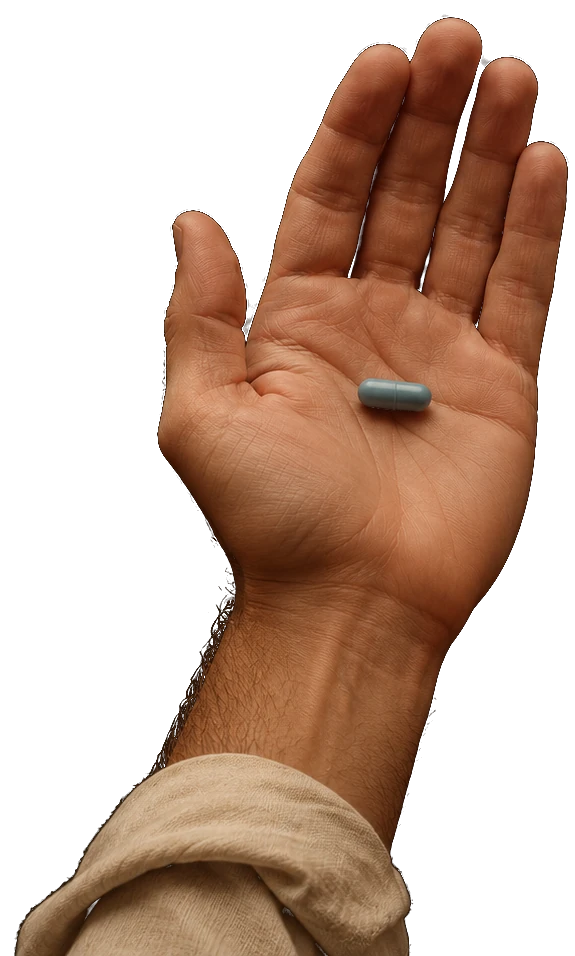
#> input picture bilder/hand-links.webp, 575 x 956 px
$ python haende-schneiden.py ../bilder/hand-links.webp
#> lines starting #> are read from the running program, lines starting #| are printed output that depends on the picture
"""Schneidet das Haende-Bild ("Die Wahl zwischen zwei Kapseln.png", von Lukas
in ChatGPT erzeugt) in zwei Haende mit durchsichtigem Hintergrund:
bilder/hand-links.webp und bilder/hand-rechts.webp.

Aufruf:  python3 werkzeuge/haende-schneiden.py <bild.png>
Gibt Groesse und Pillenmitte (in %) je Hand aus; die Prozentwerte gehoeren
als --px/--py in seite.css (.kunde__hand--links / --rechts), die Groesse als
width/height ins <img> in index.html."""
import os, sys
from PIL import Image

WURZEL = os.path.dirname(os.path.dirname(os.path.abspath(__file__)))
quelle = Image.open(sys.argv[1]).convert('RGB')
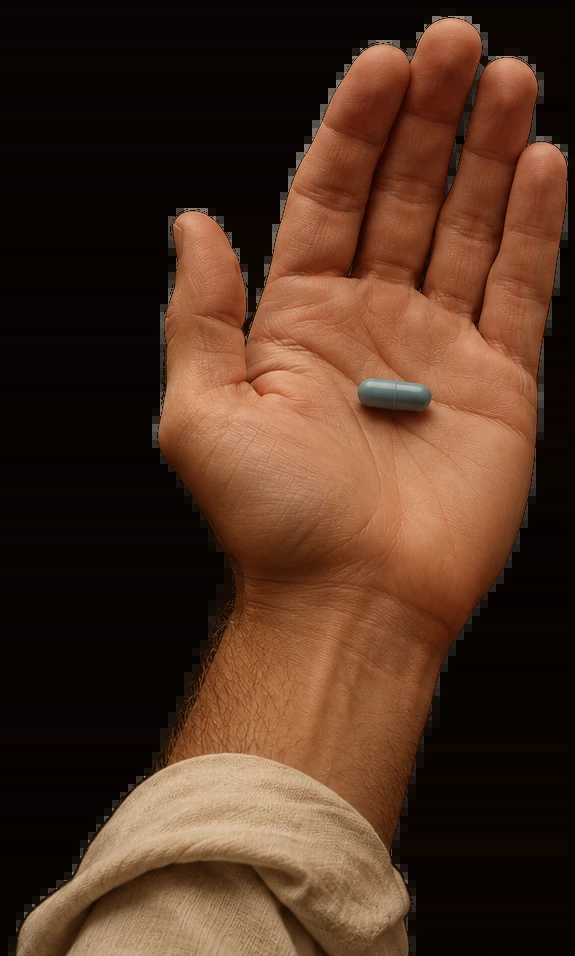
#> quelle: PIL image 575x956 RGB; mean R, G, B 78.8, 49.6, 33.1
w, h = quelle.size
#> w = 575; h = 956
px = quelle.load()

# Luecke zwischen den Haenden: dunkelste Spalte im mittleren Drittel
def helligkeit(x): return sum(sum(px[x, y]) for y in range(0, h, 3))
mitte = min(range(int(w * 0.4), int(w * 0.6)), key=helligkeit)
#> mitte = 248

def schneiden(x0, x1, ziel, pille):
#> called with x0 = 0, x1 = 248, ziel = 'hand-links.webp'
    teil = quelle.crop((x0, 0, x1, h))
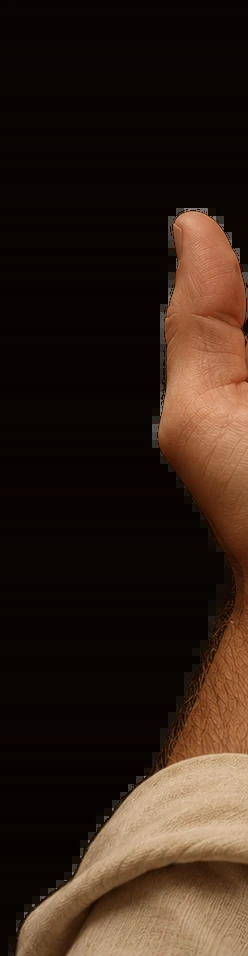
#> teil: PIL image 248x956 RGB; mean R, G, B 48.6, 32.8, 22.9
    tw, th = teil.size
#> tw = 248; th = 956
    t = teil.load()
    maske = Image.new('L', (tw, th))
#> maske: PIL image 248x956 L; every value is 0
    m = maske.load()
    for y in range(th):
        for x in range(tw):
            r, g, b = t[x, y]
            a = (max(r, g, b) - 17) / 22         # Hintergrund ~ (7,3,1) und sein Rauschen werden durchsichtig
            m[x, y] = int(255 * min(1, max(0, a)) ** 0.85)
    box = maske.point(lambda v: 255 if v > 12 else 0).getbbox()
#> box = (8, 208, 248, 956)
    rand = 14
    box = (max(0, box[0] - rand), max(0, box[1] - rand), min(tw, box[2] + rand), min(th, box[3] + rand))
#> box = (0, 194, 248, 956)
    bild = teil.convert('RGBA')
    bild.putalpha(maske)
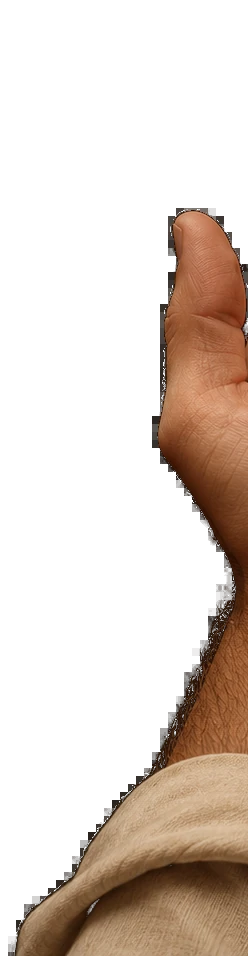
#> bild: PIL image 248x956 RGBA; mean R, G, B, A 48.6, 32.8, 22.9, 74.4; transparent parts drawn white
    bild = bild.crop(box)
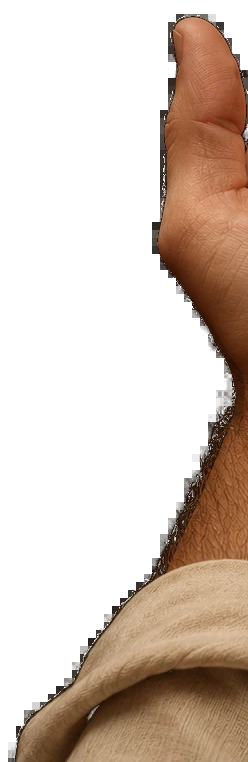
#> bild: PIL image 248x762 RGBA; mean R, G, B, A 58.8, 40.3, 28.1, 93.3; transparent parts drawn white
    bild.save(os.path.join(WURZEL, 'bilder', ziel), 'WEBP', quality=90, method=6)
    # Pillenmitte suchen
    bx, by, n = 0, 0, 0
    b = bild.load()
    for y in range(bild.height):
        for x in range(bild.width):
            r, g, bl, a = b[x, y]
            if a < 200: continue
            if pille(r, g, bl): bx += x; by += y; n += 1
#> after the loop, bx = 0; by = 0; n = 0
    lage = (round(100 * bx / n / bild.width, 1), round(100 * by / n / bild.height, 1)) if n else None
    print(ziel, bild.size, 'Pille bei', lage, '(%)', n, 'Pixel')
#| hand-links.webp (248, 762) Pille bei None (%) 0 Pixel

schneiden(0, mitte, 'hand-links.webp', lambda r, g, b: b > r + 25 and b > 110)                       # grau-blau
schneiden(mitte, w, 'hand-rechts.webp', lambda r, g, b: r > 235 and g > 185 and b < 140 and r - b > 120)  # gold
#> call 2 of schneiden, with x0 = 248, x1 = 575, ziel = 'hand-rechts.webp'
#> in schneiden (call 2), `teil = quelle.crop((x0, 0, x1, h))`:
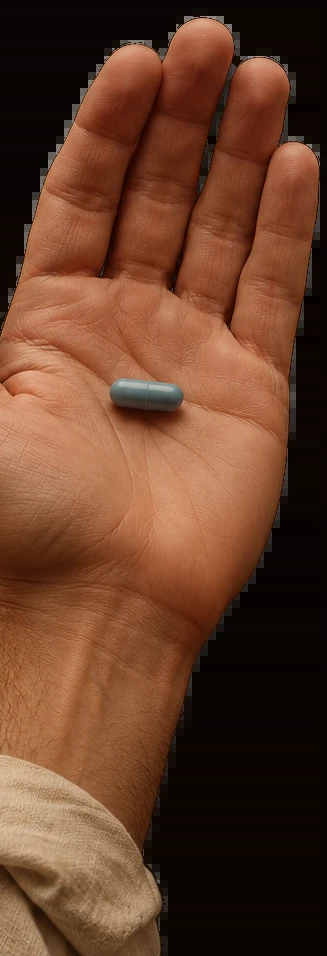
#> teil: PIL image 327x956 RGB; mean R, G, B 101.7, 62.4, 40.8
#> in schneiden (call 2), `maske = Image.new('L', (tw, th))`: maske: PIL image 327x956 L; every value is 0
#> in schneiden (call 2), `box = maske.point(lambda v: 255 if v > 12 else 0).getbbox()`: box = (0, 12, 321, 956)
#> in schneiden (call 2), `box = (max(0, box[0] - rand), max(0, box[1] - rand), min(tw, box[2] + ..`: box = (0, 0, 327, 956)
#> in schneiden (call 2), `bild.putalpha(maske)`:
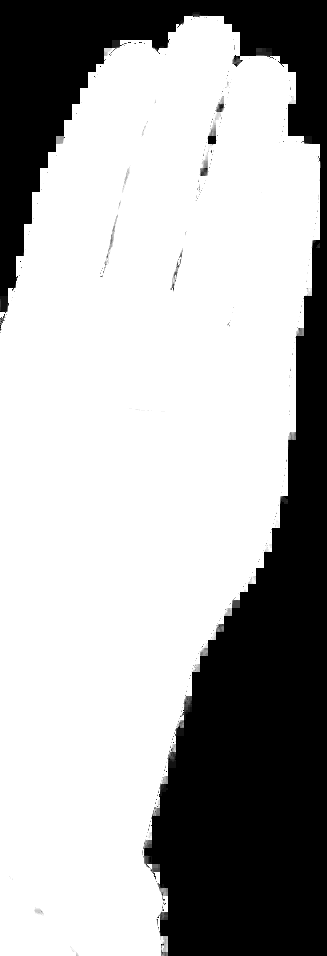
#> maske: PIL image 327x956 L; min 0, max 255, mean 175
#> in schneiden (call 2), `bild.putalpha(maske)`:
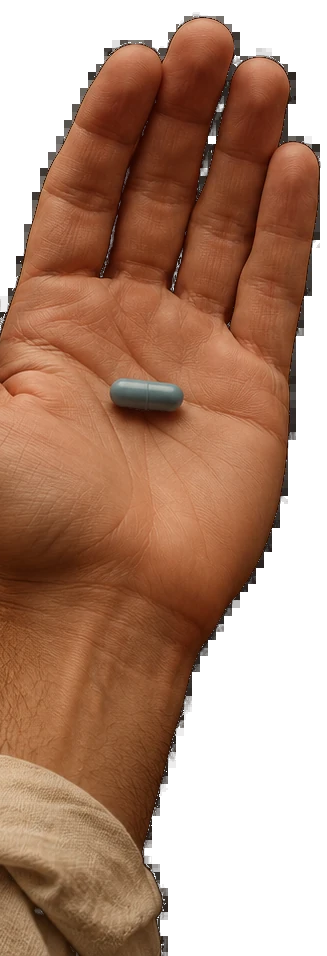
#> bild: PIL image 327x956 RGBA; mean R, G, B, A 101.7, 62.4, 40.8, 175; transparent parts drawn white
#> after the loop in schneiden (call 2), `for y in range(bild.height):`: bx = 0
#| hand-rechts.webp (327, 956) Pille bei None (%) 0 Pixel

$ run again, with bilder/darko-manifest.webp copied over bilder/hand-links.webp
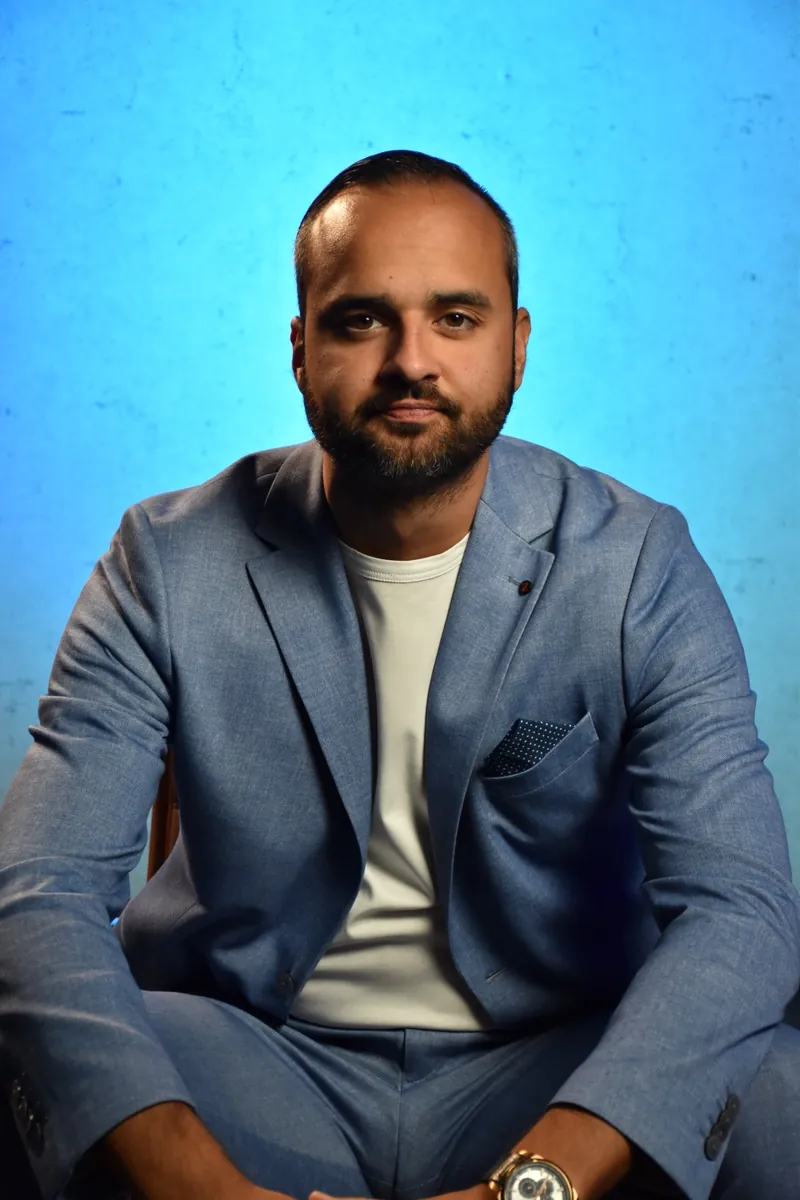
#> input picture bilder/darko-manifest.webp, 800 x 1200 px
#> quelle is the input picture: PIL image 800x1200 RGB; mean R, G, B 79.5, 126.1, 145.7
#> mitte = 331
#> box = (0, 0, 331, 1200)
#> in schneiden, `bild.putalpha(maske)`:
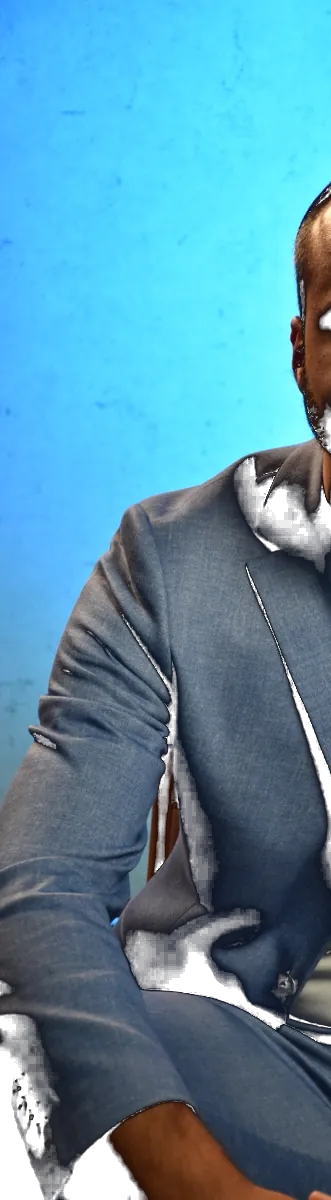
#> bild: PIL image 331x1200 RGBA; mean R, G, B, A 75.4, 130.8, 154.1, 239.3; transparent parts drawn white
#> after the loop in schneiden, `for y in range(bild.height):`: bx = 32644234; by = 83178285; n = 218863
#> lage = (45.1, 31.7)
#| hand-links.webp (331, 1200) Pille bei (45.1, 31.7) (%) 218863 Pixel
#> teil: PIL image 469x1200 RGB
#> box = (0, 0, 469, 1200)
#> in schneiden (call 2), `bild.putalpha(maske)`:
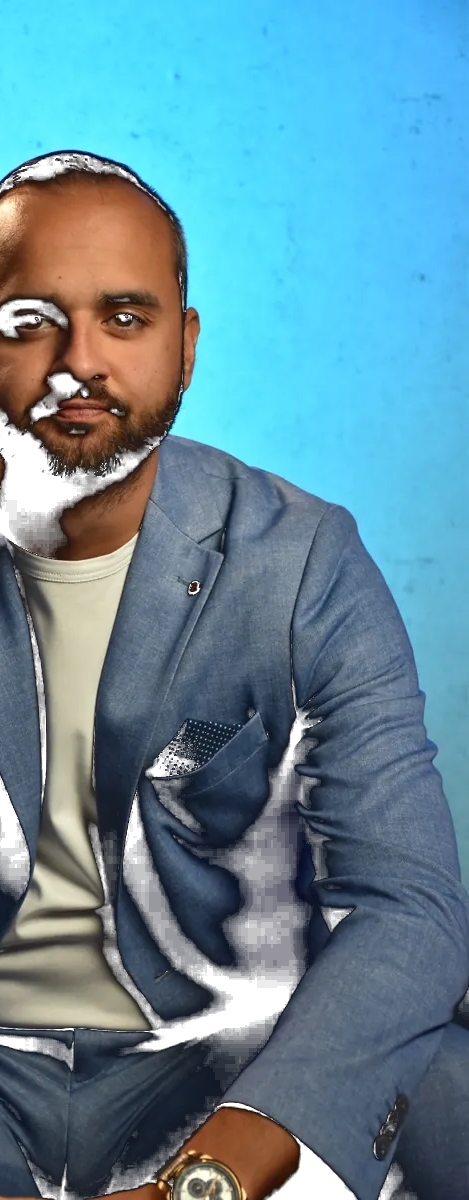
#> bild: PIL image 469x1200 RGBA; mean R, G, B, A 82.4, 122.8, 139.9, 237.4; transparent parts drawn white
#> after the loop in schneiden (call 2), `for y in range(bild.height):`: bx = 544; by = 3488; n = 3
#> lage = (38.7, 96.9)
#| hand-rechts.webp (469, 1200) Pille bei (38.7, 96.9) (%) 3 Pixel

$ run again, with bilder/darko-portraet.webp copied over bilder/hand-links.webp
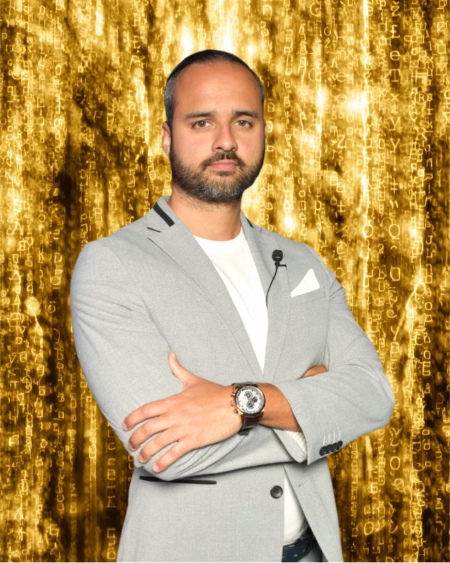
#> input picture bilder/darko-portraet.webp, 900 x 1125 px (shown at 1/2 size)
#> mitte = 539
#> box = (0, 0, 539, 1125)
#> after the loop in schneiden, `for y in range(bild.height):`: bx = 0
#| hand-links.webp (539, 1125) Pille bei None (%) 0 Pixel
#> in schneiden (call 2), `teil = quelle.crop((x0, 0, x1, h))`:
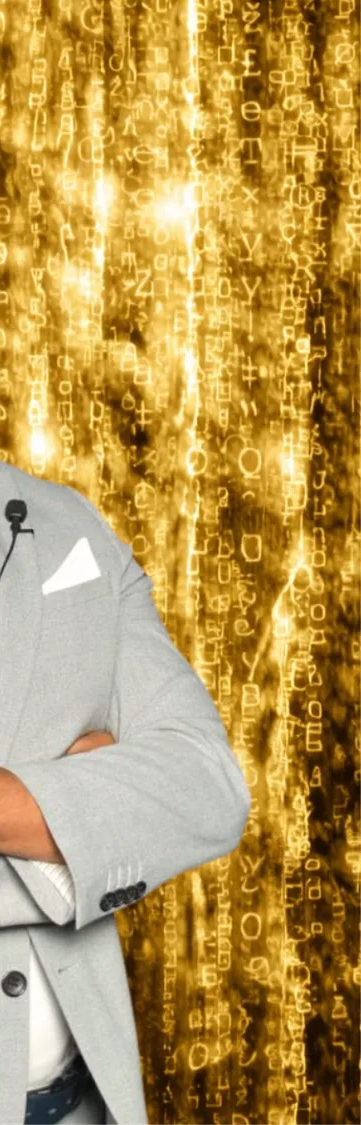
#> teil: PIL image 361x1125 RGB; mean R, G, B 183.7, 150.8, 81.8
#> box = (0, 0, 361, 1125)
#> in schneiden (call 2), `bild.putalpha(maske)`:
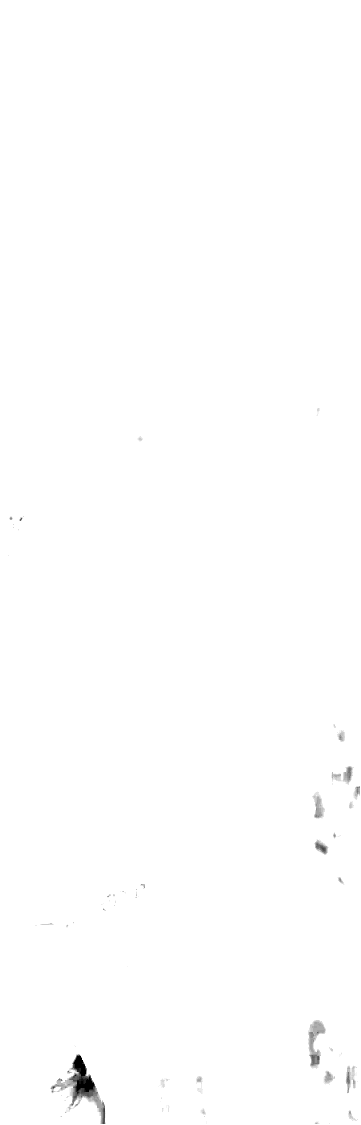
#> maske: PIL image 361x1125 L; min 0, max 255, mean 254.2
#> after the loop in schneiden (call 2), `for y in range(bild.height):`: bx = 7370189; by = 14618808; n = 41152
#> lage = (49.6, 31.6)
#| hand-rechts.webp (361, 1125) Pille bei (49.6, 31.6) (%) 41152 Pixel
